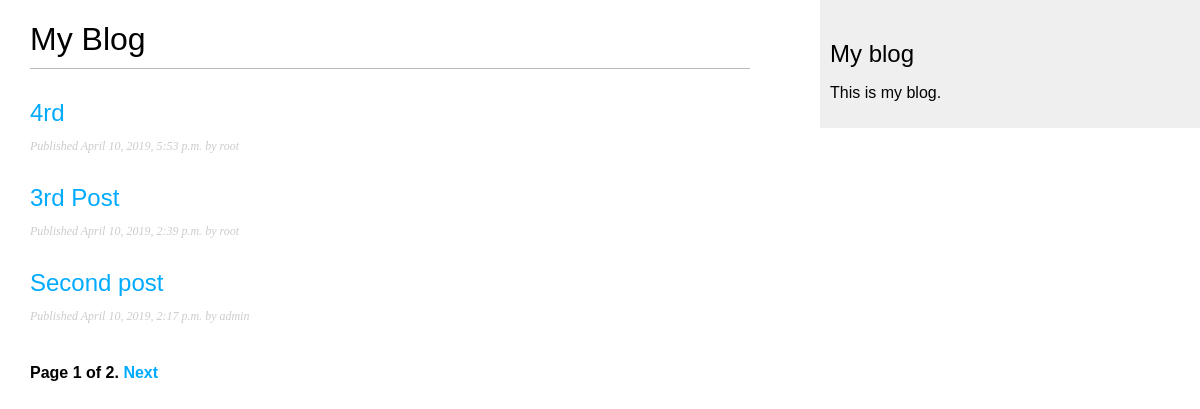
The page /blog/ on the database as committed earlier.
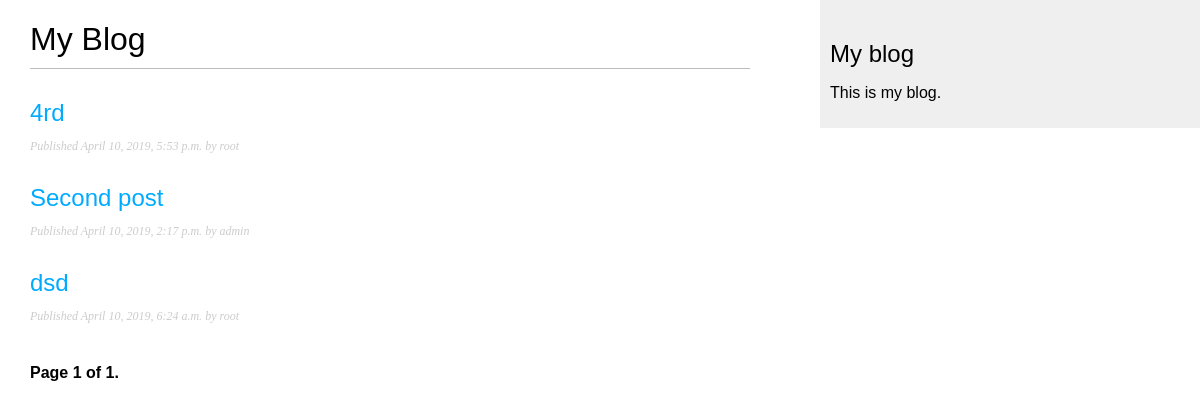
The same page on the database as committed later.
### blog/models.py (models this page shows, shortened)
class Post(models.Model):
    STATUS_CHOICES = (
	('draft', 'Draft'),
        ('published', 'Published'),
    )
    title = models.CharField(max_length=250)
    slug = models.SlugField(max_length=250,unique_for_date='publish')
    author = models.ForeignKey(User,related_name='blog_posts')
    body = models.TextField()
    publish = models.DateTimeField(default=timezone.now)
    created = models.DateTimeField(auto_now_add=True)
    updated = models.DateTimeField(auto_now=True)
    status = models.CharField(max_length=10,choices=STATUS_CHOICES,default='draft')
    published = PublishedManager()
    objects = models.Manager()
    tags = TaggableManager()
    sharecnt = models.IntegerField(default=0)
    class Meta:
        ordering = ('-publish',)
    def get_sharecnt(self):
        return self.sharecnt
    get_sharecnt.short_description = '# of shared posts'
    def get_absolute_url(self):
        return reverse('blog:post_detail',args=[self.publish.year,self.publish.strftime('%m'),self.publish.strftime('%d'),self.slug])

### blog/views.py (the view)
class PostListView(ListView):
    queryset = Post.published.all()
    context_object_name = 'posts'
    paginate_by = 3
    template_name = 'blog/post/list.html'

### blog/templates/blog/post/list.html (shortened to what this page needs)
{% extends "blog/base.html" %}
{% block content %}
    <h1>My Blog</h1>
    {% for post in posts %}
      <h2>
        <a href="{{ post.get_absolute_url }}">
          {{ post.title }}
        </a>
      </h2>
     <p class="date">
      Published {{ post.publish }} by {{ post.author }}
     </p>
    {% endfor %}
    {% include "pagination.html" with page=page_obj %}
{% endblock %}

### blog/templates/blog/base.html (shortened to what this page needs)
{% load static %}
<!DOCTYPE html>
<html>
<head>
    <link href="{% static "css/blog.css" %}" rel="stylesheet">
</head>
<body>
    <div id="content">
	{% block content %}
	{% endblock %}
    </div>
    <div id="sidebar">
	<h2>My blog</h2>
	    <p> This is my blog.</p>
    </div>
</body>
</html>

### blog/templates/pagination.html (shortened to what this page needs)
<div class="pagination">
    <span class="step-links">
	<span class="current">
	 Page {{ page.number }} of {{ page.paginator.num_pages }}.
	</span>
	    {%if page.has_next %}
		<a href="?page= {{ page.next_page_number }}">Next</a>
	    {% endif %}
     </span>
</div>

### blog/static/css/blog.css (style rules this page uses)
body { margin:0; padding:0; font-family:helvetica, sans-serif; }
a { color:#00abff; text-decoration:none; }
h1 { font-weight:normal; border-bottom:1px solid #bbb; padding:0 0 10px 0; }
h2 { font-weight:normal; margin:30px 0 0; }
#content { float:left; width:60%; padding:0 0 0 30px; }
#sidebar { float:right; width:30%; padding:10px; background:#efefef; height:100%; }
p.date { color:#ccc; font-family: georgia, serif; font-size: 12px; font-style: italic; }
.pagination { margin:40px 0; font-weight:bold; }

Rows that differ between the two databases and show on the page:
removed Post: title "3rd Post", publish "April 10, 2019, 2:39 p.m.", author "root"
now on this page (row unchanged): Post: title "dsd", publish "April 10, 2019, 6:24 a.m.", author "root"
Other text that changed with them:
{{ page.paginator.num_pages }}: "2" → "1"
text no longer shown: "Next"
